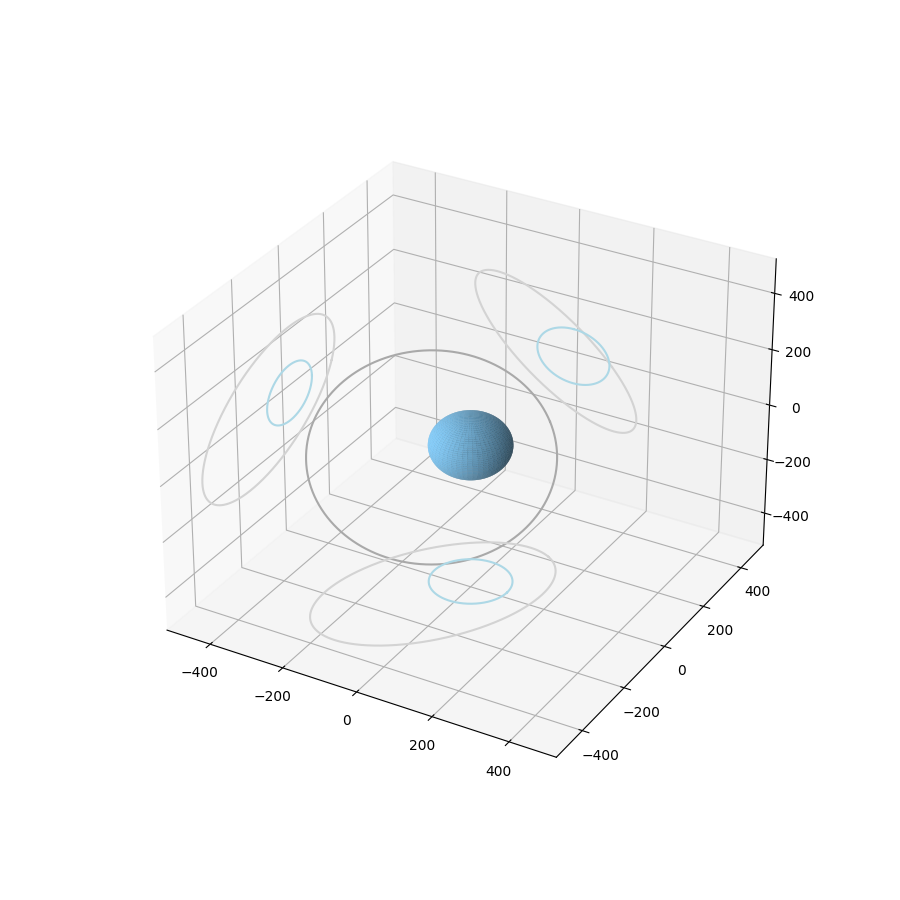

Reproduce this figure in Python.
#!/usr/bin/python3
import sys, os
import math
import numpy as np
import matplotlib.pyplot as pyplot
import matplotlib.ticker as ticker
import datetime
import csv

# ------------------------------------------------------------------------------
# constants
#
exaggerate_ellipse = True
#exaggerate_ellipse = False
perigee_from_surface = 418.0E3
apogee_from_surface = 420.0E3
earth_radius = 6.3781E6
if exaggerate_ellipse:
    earth_radius = 100E3
    apogee_from_surface = apogee_from_surface - earth_radius
    perigee_from_surface = 218.0E3 - earth_radius
perigee_from_center = earth_radius + perigee_from_surface
apogee_from_center = earth_radius + apogee_from_surface

a = (perigee_from_center + apogee_from_center) / 2
b = np.sqrt(perigee_from_center * apogee_from_center)
c = (apogee_from_center - perigee_from_center) / 2
p = b**2 / a
e = c / a

# G = 6.67408E-11
# M = 5.9736E24
# mu = G*M
mu = 3.986004418E14
ellipse_surface = a*b*np.pi
rotation_period = 2 * np.pi * math.sqrt(a**3/mu)
delta_angle = 2*math.pi / 1000
max_angle_slope = 2 * ellipse_surface \
    / (rotation_period * perigee_from_center**2)

inclination = 51.6462/180 * math.pi
right_ascension = 60.7322/180 * math.pi

point_nb = 1000
distance_scaling_factor = 1E3
distance_scale = 'km'
display_max_distance = 8000E3
display_increment = 2000E3
if exaggerate_ellipse:
    display_max_distance = 500E3
    display_increment = 100E3
to_deg = 180/math.pi
earth_color = 'lightskyblue'
earth_projection_color = 'lightblue'
trajectory_color = 'darkgrey'
trajectory_projection_color = 'lightgrey'
script_pathname = os.path.dirname(sys.argv[0])  

INDENT = '  '

# ==============================================================================
# Procedures and functions
#
def radius_at_angle(theta):
    r = p / (1 + e*math.cos(theta))
    return(r)

def time_at_angle(theta):
    theta_upper = theta
    if theta > math.pi:
        theta_upper = 2*math.pi - theta

    A1 = radius_at_angle(theta_upper)**2/4 * math.sin(2*theta_upper)
    x_a = (c + radius_at_angle(theta_upper)*math.cos(theta_upper)) / a
    A2 = a*b/2 * (math.pi/2 - x_a*math.sqrt(1-x_a**2) - math.asin(x_a))
    t = rotation_period * (A1 + A2)/ellipse_surface

    if theta > math.pi:
        t = rotation_period - t

    return(t)

def angle_at_time(t):
                                                       # define global variables
    global previous_time, previous_angle
    if t == 0:
        angle = 0.0
    else:
        angle_over = previous_angle + max_angle_slope * (t - previous_time)
        t_over = time_at_angle(angle_over)
        angle = previous_angle + \
            (angle_over - previous_angle) * (t - previous_time) \
            / (t_over - previous_time)
                                                         # store previous values
    previous_time = t
    previous_angle = angle

#   print("{:.3f} -> {:.3f}".format(t, angle))
    return(angle)

# ==============================================================================
# Print information
#
print('Estimating ISS elliptic trajectory')
print(INDENT + "perigee from earth surface : {:.1f} {}".format(
    perigee_from_center / distance_scaling_factor,
    distance_scale
))
print(INDENT + "apogee from earth surface  : {:.1f} {}".format(
    apogee_from_center / distance_scaling_factor,
    distance_scale
))
print()
print(INDENT + "a : {:.1f} {}".format(
    a / distance_scaling_factor,
    distance_scale
))
print(INDENT + "b : {:.1f} {}".format(
    b / distance_scaling_factor,
    distance_scale
))
print(INDENT + "c : {:.1f} {}".format(
    c / distance_scaling_factor,
    distance_scale
))
print()
print(INDENT + "A : {:.1f} {}2".format(
    ellipse_surface / distance_scaling_factor**2,
    distance_scale
))
print(INDENT + "T : {:d} s = {}".format(
    round(rotation_period),
    datetime.timedelta(seconds = rotation_period)
))

# ==============================================================================
# ISS ellipse
#
print()
print('Plotting elliptic trajectories')
print(INDENT + 'polar plot')
                                                                # prepare figure
pyplot.figure(1, figsize=(6, 9))
pyplot.subplots_adjust(hspace = 0.5)
                                                                # elliptic curve
theta = np.arange(0.0, 2.0*np.pi, 2.0*np.pi/point_nb)
r = p / (1 + e*np.cos(theta))
earth_shape = earth_radius * np.ones(len(r))
                                                        # plot satellite ellipse
ellipse_plot = pyplot.subplot(311, projection='polar')
ellipse_plot.plot(theta, r/distance_scaling_factor, color=trajectory_color)
                                                             # plot earth circle
ellipse_plot.plot(theta, earth_shape/distance_scaling_factor, color=earth_color)
ellipse_plot.fill_between(
    theta, earth_shape/distance_scaling_factor,
    color=earth_color
)
                                                              # grids and labels
ellipse_plot.set_rmax(display_max_distance/distance_scaling_factor)
ellipse_plot.set_rticks(
    np.arange(
        display_increment, display_max_distance, display_increment
    )/distance_scaling_factor
)
ellipse_plot.grid(True)
ellipse_plot.set_title("Elliptic trajectory [km]")

# ------------------------------------------------------------------------------
# Swept surface
#
print(INDENT + 'surface as a function of the angle')
                                                                      # triangle
A1 = r**2/4 * (np.sin(2*theta))
                                                                      # integral
x_a = (c + r*np.cos(theta)) / a
A2 = a*b/2 * (np.pi/2 - x_a*np.sqrt(1-x_a**2) - np.arcsin(x_a))
A1_A2 = A1 + A2
A1_A2[int(len(A1_A2)/2):] = 2*A1_A2[int(len(A1_A2)/2)] - A1_A2[int(len(A1_A2)/2)-1::-1]
#A1_A2[int(len(A1_A2)/2):] = -A1_A2[int(len(A1_A2)/2)-1::-1]
                                                       # plot normalized surface
surface_plot = pyplot.subplot(312)
surface_plot.plot(theta*180/np.pi, A1_A2/ellipse_surface)
                                                              # grids and labels
surface_plot.set_xlim(0, 360)
surface_plot.xaxis.set_major_locator(ticker.MultipleLocator(45))
surface_plot.set_ylim(0, 1)
surface_plot.yaxis.set_major_locator(ticker.MultipleLocator(0.25))
surface_plot.grid()
surface_plot.set(
    xlabel='angle []',
    ylabel='relative surface',
    title='Swept surface as a function of the angle'
)

# ------------------------------------------------------------------------------
# Angle as function of time
#
print(INDENT + 'angle as a function of time')
#print(theta[1]/(rotation_period*A1_A2[1]/ellipse_surface))
#print(max_angle_slope)
                                                               # linear time set
time = np.arange(0.0, rotation_period, rotation_period/point_nb)
                                                             # angle calculation
angles_t = np.zeros(len(time))
for sample in range(len(time)):
    angles_t[sample] = angle_at_time(time[sample])
                                                          # plot normalized time
angle_plot = pyplot.subplot(313)
angle_plot.plot(time, angles_t*180/math.pi)
                                                              # grids and labels
angle_plot.set_xlim(0, time[-1])
angle_plot.xaxis.set_major_locator(ticker.MultipleLocator(rotation_period/8))
angle_plot.set_ylim(0, 360)
angle_plot.yaxis.set_major_locator(ticker.MultipleLocator(60))
angle_plot.grid()
angle_plot.set(
    xlabel='time [s]',
    ylabel='angle []',
    title='Angle as a function of time'
)
pyplot.savefig(script_pathname + '/issEllipse-1.png')

# ==============================================================================
# 3D plot
#
print()
print('Plotting 3D trajectories')
print(INDENT + '3D ellipse')
                                                         # prepare second window
pyplot.figure(2, figsize=(6, 9))
pyplot.subplots_adjust(hspace = 0.5)
space_plot = pyplot.subplot(311, projection='3d')
plot_limits = [
    -display_max_distance/distance_scaling_factor,
    display_max_distance/distance_scaling_factor
]
space_plot.set_xlim3d(plot_limits)
space_plot.set_ylim3d(plot_limits)
space_plot.set_zlim3d(plot_limits)
                                  # satellite trajectory on the equatorial plane
radius_t = p / (1 + e*np.cos(angles_t))
flat_x = radius_t * np.cos(angles_t)
flat_y = radius_t * np.sin(angles_t)
flat_z = np.zeros(len(flat_x))
#space_plot.plot(flat_x, flat_y, flat_z)
                                                  # define the rotation matrices
inclination_rotation = np.array([
    [1,           0          ,           0           ],
    [0, math.cos(inclination), -math.sin(inclination)],
    [0, math.sin(inclination),  math.cos(inclination)]
])
ascension_rotation = np.array([
    [math.cos(right_ascension), -math.sin(right_ascension), 0],
    [math.sin(right_ascension),  math.cos(right_ascension), 0],
    [            0            ,              0            , 1]
])
                                                           # calculate rotations
rotated_x = np.zeros(len(flat_x))
rotated_y = np.zeros(len(flat_x))
rotated_z = np.zeros(len(flat_x))
for index in range(len(flat_x)):
    flat_coordinates = np.array([[
        flat_x[index], flat_y[index], flat_z[index]
    ]]).transpose()
    rotated_coordinates = np.dot(inclination_rotation, flat_coordinates)
    rotated_coordinates = np.dot(ascension_rotation, rotated_coordinates)
    rotated_coordinates = rotated_coordinates.transpose()[0]
    rotated_x[index] = rotated_coordinates[0]
    rotated_y[index] = rotated_coordinates[1]
    rotated_z[index] = rotated_coordinates[2]
                                                               # plot trajectory
space_plot.plot(
    rotated_x/distance_scaling_factor,
    rotated_y/distance_scaling_factor,
    rotated_z/distance_scaling_factor,
    color=trajectory_color
)
                                                             # plot earth sphere
u = np.linspace(0, 2 * np.pi, point_nb)
v = np.linspace(0, np.pi, point_nb)
earth_x = earth_radius * np.outer(np.cos(u), np.sin(v))
earth_y = earth_radius * np.outer(np.sin(u), np.sin(v))
earth_z = earth_radius * np.outer(np.ones(np.size(u)), np.cos(v))
space_plot.plot_surface(
    earth_x/distance_scaling_factor,
    earth_y/distance_scaling_factor,
    earth_z/distance_scaling_factor,
    color=earth_color
)
space_plot.set(title='Inclination and ascension')

# ------------------------------------------------------------------------------
# Projections on the side planes
#
                                                         # trajectory projection
projected_trajectory = np.ones(len(flat_x)) * display_max_distance
space_plot.plot(
    -projected_trajectory/distance_scaling_factor,
    rotated_y/distance_scaling_factor,
    rotated_z/distance_scaling_factor,
    color=trajectory_projection_color
)
space_plot.plot(
    rotated_x/distance_scaling_factor,
    projected_trajectory/distance_scaling_factor,
    rotated_z/distance_scaling_factor,
    color=trajectory_projection_color
)
space_plot.plot(
    rotated_x/distance_scaling_factor,
    rotated_y/distance_scaling_factor,
    -projected_trajectory/distance_scaling_factor,
    color=trajectory_projection_color
)
                                                              # earth projection
earth_x = earth_radius/distance_scaling_factor * np.cos(theta)
earth_y = earth_radius/distance_scaling_factor * np.sin(theta)
earth_z = -display_max_distance/distance_scaling_factor * np.ones(len(theta))
space_plot.plot(earth_x, earth_y, earth_z, color=earth_projection_color)
space_plot.plot(earth_z, earth_x, earth_y, color=earth_projection_color)
space_plot.plot(earth_y, -earth_z, earth_x, color=earth_projection_color)

# ------------------------------------------------------------------------------
# Longitude and latitude
#
print(INDENT + 'longitudes and latitudes')
                                                    # equirectangular projection
longitude = np.arctan2(rotated_y, rotated_x)
latitude = np.arctan(
    rotated_z / np.sqrt(np.square(rotated_x)+np.square(rotated_y))
)
long_lat_plot = pyplot.subplot(312)
long_lat_plot.plot(angles_t*to_deg, longitude*to_deg)
long_lat_plot.plot(angles_t*to_deg, latitude*to_deg)
                                                              # grids and labels
long_lat_plot.set_xlim(0, 360)
long_lat_plot.xaxis.set_major_locator(ticker.MultipleLocator(30))
long_lat_plot.set_ylim(-180, 180)
long_lat_plot.yaxis.set_major_locator(ticker.MultipleLocator(60))
long_lat_plot.grid()
long_lat_plot.set(
    xlabel='ellipse angle [°]',
    ylabel='longitude and latitude [°]',
    title='Longitude, latitude'
)

# ------------------------------------------------------------------------------
# Equirectangular projection
#
print(INDENT + 'equirectangular projection')
                                                    # equirectangular projection
longitude = np.unwrap(np.arctan2(rotated_y, rotated_x))
latitude = np.arctan(
    rotated_z / np.sqrt(np.square(rotated_x)+np.square(rotated_y))
)
equirectangular_plot = pyplot.subplot(313)
equirectangular_plot.plot(longitude*to_deg, latitude*to_deg)
                                                              # grids and labels
equirectangular_plot.xaxis.set_major_locator(ticker.MultipleLocator(30))
equirectangular_plot.set_ylim(-90, 90)
equirectangular_plot.yaxis.set_major_locator(ticker.MultipleLocator(30))
equirectangular_plot.grid()
equirectangular_plot.set(
    xlabel='longitude [°]',
    ylabel='latitude [°]',
    title='Equirectangular projection in earth-centered inertial coordinates'
)
                                                     # write coordinates to file
print()
print('Writing coordinates to file')
CSV_file_spec = script_pathname + '/issEllipse.csv'
CSV_file = open(CSV_file_spec, 'w')
with CSV_file:
    writer = csv.writer(CSV_file)
    for index in range(len(time)):
        writer.writerow([
            time[index],
            rotated_x[index],
            rotated_y[index],
            rotated_z[index]
        ])
CSV_file.close

# ==============================================================================
# Display results
#
print()
print('Rendering')
                                                     # screen and file rendering
pyplot.savefig(script_pathname + '/issEllipse-2.png')
pyplot.show()
